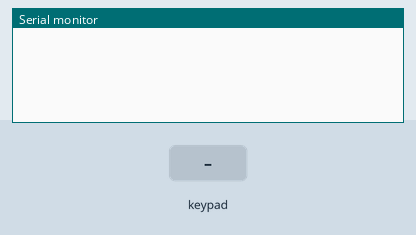
This sketch was run on a simulated Arduino Nano, built with avr-gcc and run on an emulated ATmega328P. Shown: the last lines printed to the serial monitor. The test bench sets the inputs (shaded band).

Above: at 1.2 s.
1.3 s: key '1' pressed
At 1.9 s:
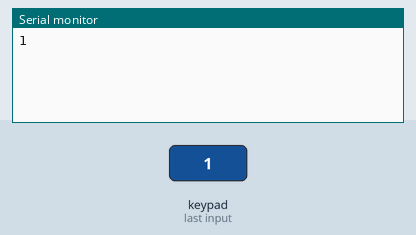
2.8 s: keypad keys 1 2 # pressed 0.4 s apart
At 4.9 s:
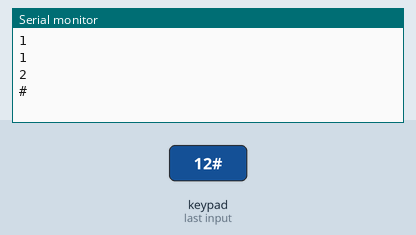
5.5 s: key 'A' pressed
At 6.2 s:
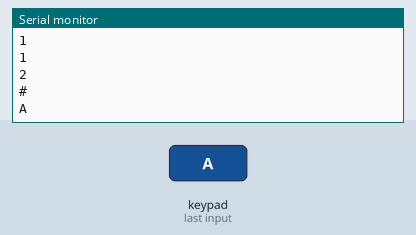
7.0 s: keypad keys 1 2 * pressed 0.4 s apart
At 9.2 s:
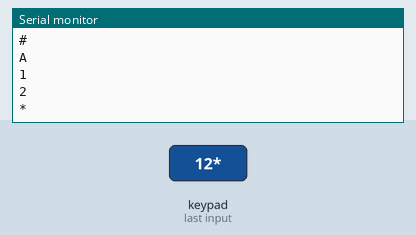
9.7 s: key 'B' pressed
At 10.9 s:
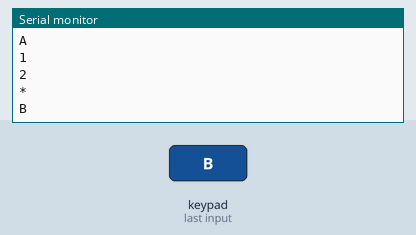
11.2 s: keypad keys 1 2 D pressed 0.4 s apart
At 12.6 s:
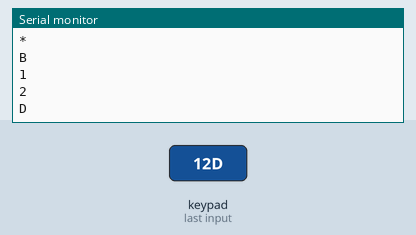

Measured:
- after the input at 1.3 s, the serial monitor: prints a new line at once (image 1)
- after the input at 2.8 s, the serial monitor: prints a new line after 0.41 s (image 2)
- after the input at 5.5 s, the serial monitor: prints a new line at once (image 3)
- after the input at 7.0 s, the serial monitor: prints a new line at once (image 4)
- after the input at 9.7 s, the serial monitor: prints a new line at once (image 5)
- after the input at 11.2 s, the serial monitor: prints a new line at once (image 6)

The sketch:

Keypad.ino
```cpp
#include <Keypad.h>

const byte Rows= 4; //number of rows on the keypad i.e. 4
const byte Cols= 4; //number of columns on the keypad i,e, 3


char keymap[Rows][Cols]=
{
{'1', '2', '3','A'},
{'4', '5', '6','B'},
{'7', '8', '9','C'},
{'*', '0', '#','D'}
};

byte rPins[Rows]= {A0,A1,A2,A3}; //Rows 0 to 3
byte cPins[Cols]= {A4,A5,A6,A7}; //Columns 0 to 3

Keypad kpd= Keypad(makeKeymap(keymap), rPins, cPins, Rows, Cols);

void setup() {
  // put your setup code here, to run once:
  Serial.begin(9600);
}

void loop() {
  // put your main code here, to run repeatedly:
  char keypressed = kpd.getKey();
     if (keypressed != NO_KEY)
     {
          Serial.println(keypressed);
     }
}
```
